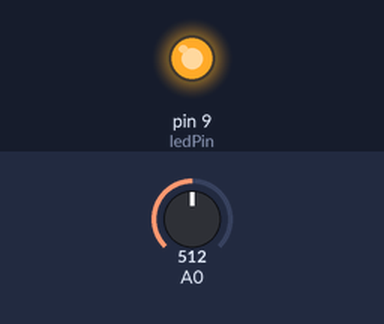
Simulated run of this sketch. Board: Arduino Uno, built with avr-gcc and run on an emulated ATmega328P. Parts: output pins drawn as LEDs (lit = HIGH). The test bench sets the inputs (shaded band); at power-on: A0 = 512. What the sketch prints to the serial monitor is not drawn.

Above: at 0.1 s.
Timing chart, 0 to 1.6 s (numbered marks = the images above):
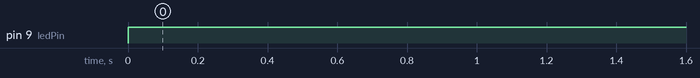

The sketch:

w5_analogRead.ino
```cpp
int ledPin=9;
int brightness=0;

void setup() {
  // initialize serial communication at 9600 bits per second:
  Serial.begin(9600);
  pinMode(ledPin, OUTPUT);
}

// the loop routine runs over and over again forever:
void loop() {
  // read the input on analog pin 0:
  int sensorValue = analogRead(A0);

  // print out the value you read:
  Serial.println(sensorValue);
  brightness=map(sensorValue,520,550,0,255);
  analogWrite(ledPin,brightness);
  delay(1);        // delay in between reads for stability
}
```

Measured:
- by itself, pin 9 (ledPin): LOW → HIGH at 0.00 s
